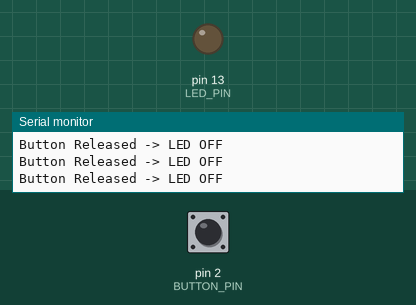
Recording of a sketch running on a simulated Arduino Uno, built with avr-gcc and run on an emulated ATmega328P. Shown: output pins drawn as LEDs (lit = HIGH), the last lines printed to the serial monitor. Dashed ring = blinking. The test bench sets the inputs (shaded band); at power-on: pin 2 (BUTTON_PIN) HIGH.

Above: at 1.2 s.
1.3 s: pin 2 (BUTTON_PIN) pulled LOW for 0.15 s
At 1.39 s:
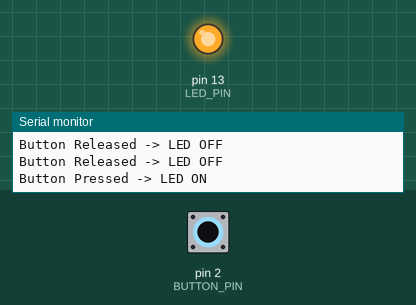
2.9 s: pin 2 (BUTTON_PIN) pulled LOW for 1 s
At 5.4 s:
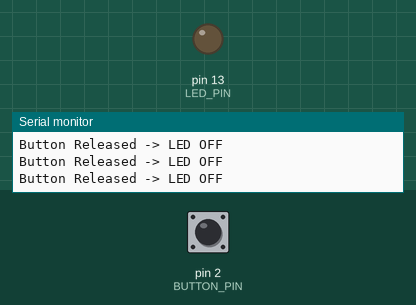
6.9 s: pin 2 (BUTTON_PIN) pulsed LOW 2 times (0.12 s each, 0.3 s apart)
At 6.96 s:
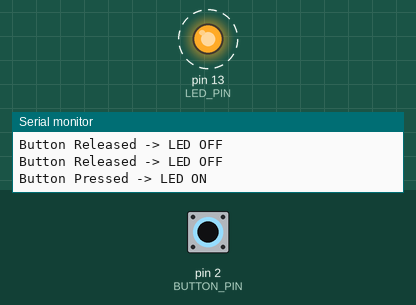
10.5 s: pin 2 (BUTTON_PIN) driven LOW
At 11.3 s:
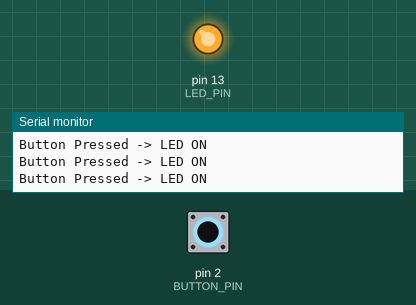
13.5 s: pin 2 (BUTTON_PIN) driven HIGH
At 14.9 s:
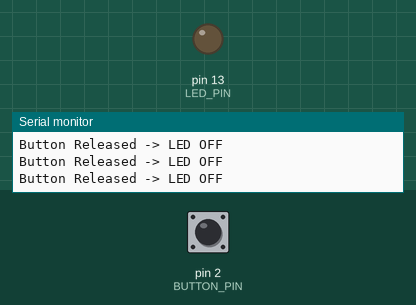
Timing chart, 0 to 16.5 s (numbered marks = the images above; inputs shaded):
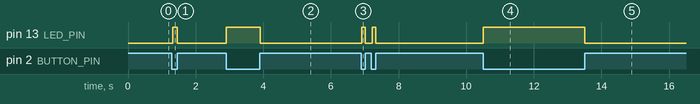

Measured:
- after the input at 1.3 s, pin 13 (LED_PIN): LOW → HIGH at once, → LOW 0.14 s later
- after the input at 2.9 s, pin 13 (LED_PIN): LOW → HIGH at once, → LOW 1.0 s later
- after the input at 6.9 s, pin 13 (LED_PIN): alternates HIGH for 0.11 s and LOW for 0.20 s, 4 changes in all, then stays LOW, starting at once
- after the input at 10.5 s, pin 13 (LED_PIN): LOW → HIGH at once
- after the input at 13.5 s, pin 13 (LED_PIN): HIGH → LOW at once

The sketch:

Button_LED.ino
```cpp
const int LED_PIN = 13;
const int BUTTON_PIN = 2;

void setup() {
  pinMode(LED_PIN, OUTPUT);
  pinMode(BUTTON_PIN, INPUT_PULLUP);  // 내부 풀업 사용
  Serial.begin(9600);
}

void loop() {
  int buttonState = digitalRead(BUTTON_PIN);

  if (buttonState == LOW) {   // 풀업이라 눌렸을 때 LOW
    digitalWrite(LED_PIN, HIGH);
    Serial.println("Button Pressed -> LED ON");
  } else {
    digitalWrite(LED_PIN, LOW);
    Serial.println("Button Released -> LED OFF");
  }

  delay(20); // 시리얼 로그 너무 빨리 찍히는 것 방지용
}
```
